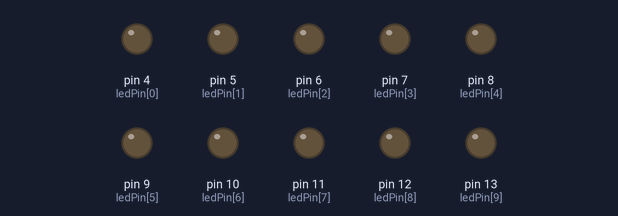
A sketch run on a simulated Arduino Uno, built with avr-gcc and run on an emulated ATmega328P. On the bench: output pins drawn as LEDs (lit = HIGH).

Above: at 0.03 s.
At 0.42 s:
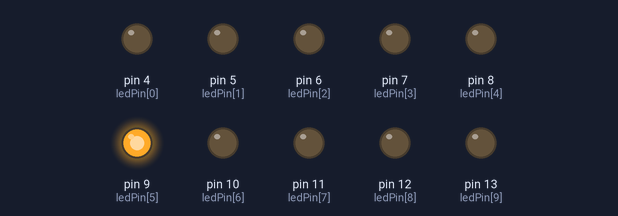
At 0.75 s:
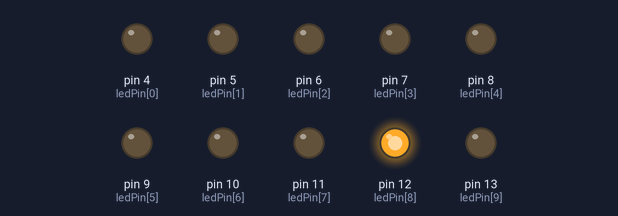
At 1.48 s:
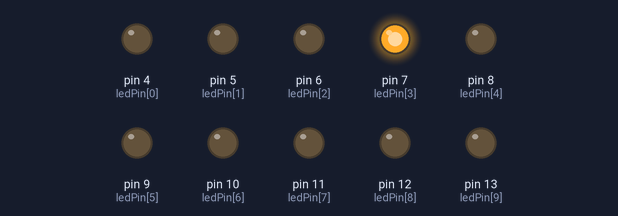
At 2.21 s:
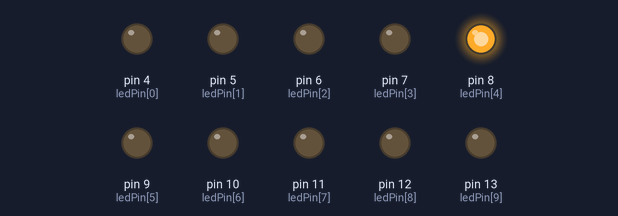
At 2.93 s:
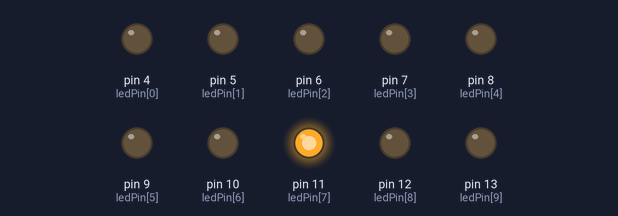
Timing chart, 0 to 3.2 s (numbered marks = the images above):
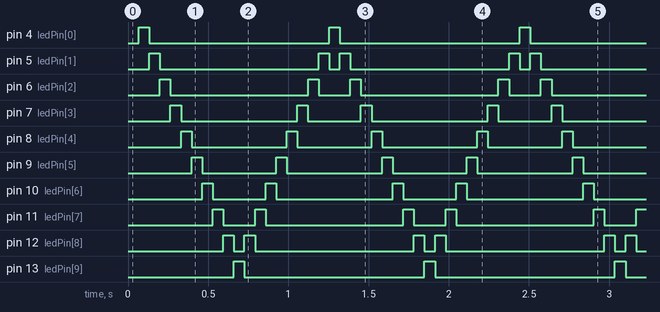

Measured:
- by itself, pin 4 (ledPin[0]), pin 13 (ledPin[9]): alternates HIGH for 0.07 s and LOW for 1.1 s
- by itself, pin 5 (ledPin[1]): repeats every 1.2 s: LOW 0.99 s, HIGH 0.07 s, LOW 0.07 s, HIGH 0.07 s
- by itself, pin 6 (ledPin[2]): repeats every 1.2 s: LOW 0.86 s, HIGH 0.07 s, LOW 0.20 s, HIGH 0.07 s
- by itself, pin 7 (ledPin[3]): repeats every 1.2 s: LOW 0.73 s, HIGH 0.07 s, LOW 0.33 s, HIGH 0.07 s
- by itself, pin 8 (ledPin[4]): repeats every 1.2 s: LOW 0.59 s, HIGH 0.07 s, LOW 0.46 s, HIGH 0.07 s
- by itself, pin 9 (ledPin[5]): repeats every 1.2 s: LOW 0.46 s, HIGH 0.07 s, LOW 0.59 s, HIGH 0.07 s
- by itself, pin 10 (ledPin[6]): repeats every 1.2 s: LOW 0.33 s, HIGH 0.07 s, LOW 0.73 s, HIGH 0.07 s
- by itself, pin 11 (ledPin[7]): repeats every 1.2 s: LOW 0.20 s, HIGH 0.07 s, LOW 0.86 s, HIGH 0.07 s

The sketch:

Projeto_5_IluminacaoSequencial.ino
```cpp
// Projeto 5 - Efeito de iluminaço sequencial com LEDS

byte ledPin[] = {4, 5, 6, 7, 8, 9, 10, 11, 12, 13};  //array para os pinos dos LEDS
int ledDelay(65); //intervalo de variacoes
int direcao = 1;
int correnteLed = 0;
unsigned long mudancaDeTempo;

void setup(){

  for(int x = 0; x < 10;x++){  //define todos os pinos como saida
    pinMode(ledPin[x], OUTPUT);
  }

  mudancaDeTempo = millis();
}

void loop(){
 if((millis() - mudancaDeTempo) > ledDelay){

   mudancaDeLed();  //Funcao MudancaDeTempo

   mudancaDeTempo = millis();
 }
}

void mudancaDeLed(){

  for(int x = 0; x < 10; x++){  //apaga todos os LEDS
    digitalWrite(ledPin[x], LOW);
  }

  digitalWrite(ledPin[correnteLed], HIGH);
  correnteLed += direcao;

  if(correnteLed == 9){
    direcao = -1;
  }
  if(correnteLed == 0){
    direcao = 1;
  }
}
```
